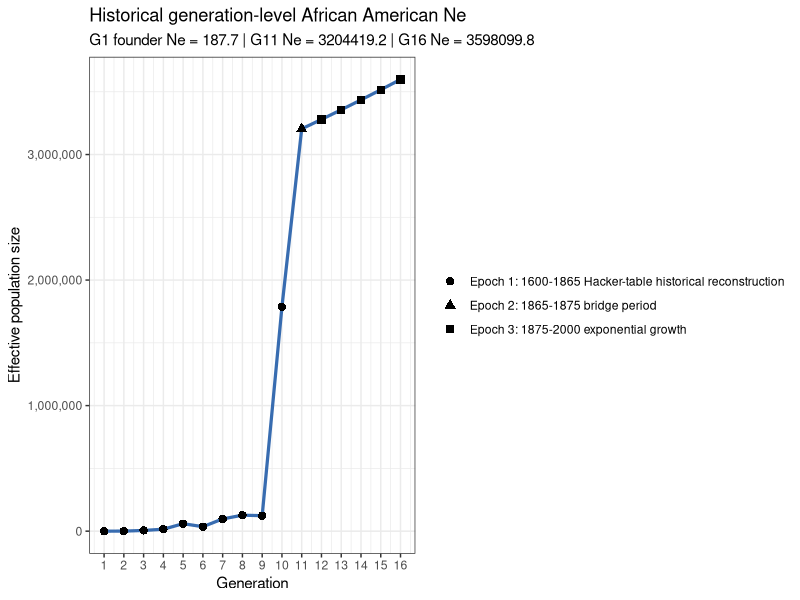

Write R code to recreate this figure.
# ______________________________________________________________________________
# Aydin Karatas
# ___
# University of Southern California
# Department of Quantitative and Computational Biology
# Mooney Lab
# ___
# calc.3T.Ne.R
# ______________________________________________________________________________


# pattern: Mixed (unavoidable)
# Reason: Review script keeps data, checks, and plot output together.

library(tidyverse)

# historical generation-level Ne calculator ----
gen.time <- 25
admix.start.year <- 1625
hacker.start.year <- 1610
hacker.end.year <- 1865
epoch.3.start.year <- 1875
present.year <- 2000

hacker2020.tbl <- data.frame(
  period = c(
    "1610-1620", "1620-1630", "1630-1640", "1640-1650", "1650-1660",
    "1660-1670", "1670-1680", "1680-1690", "1690-1700", "1700-1710",
    "1710-1720", "1720-1730", "1730-1740", "1740-1750", "1750-1760",
    "1760-1770", "1770-1780", "1780-1790", "1790-1800", "1800-1810",
    "1810-1820", "1820-1830", "1830-1840", "1840-1850", "1850-1860",
    "1860-1861", "1861-1862", "1862-1863", "1863-1864", "1864-1865"
  ),
  pop.beginning = c(
    0, 20, 59, 585, 1568,
    2862, 4444, 6832, 16394, 27806,
    41844, 67294, 95669, 156040, 247027,
    319290, 459446, 558921, 706514, 908036,
    1195182, 1550757, 2021968, 2530405, 3204420,
    3953760, 3991133, 3903859, 3815760, 3726828
  ),
  pop.end = c(
    20, 59, 585, 1568, 2862,
    4444, 6832, 16394, 27806, 41844,
    67294, 95669, 156040, 247027, 319290,
    459446, 558921, 706514, 908036, 1195182,
    1550757, 2021968, 2530405, 3204420, 3953760,
    3991133, 3903859, 3815760, 3726828, 3630336
  ),
  growth.rate.10yr = c(
    NA, 195.0, 891.5, 168.0, 82.5,
    55.3, 53.7, 140.0, 69.6, 50.5,
    60.8, 42.2, 63.1, 58.3, 29.3,
    43.9, 21.7, 26.4, 28.5, 31.6,
    29.8, 30.4, 25.1, 26.6, 23.4,
    NA, NA, NA, NA, NA
  ),
  person.years.lived = c(
    16, 361, 2293, 9970, 21505,
    35952, 55527, 109243, 215999, 343482,
    535651, 806513, 1234030, 1980625, 2816150,
    3851269, 5075599, 6298380, 8030652, 10450423,
    13652609, 17759559, 22666906, 28541607, 35659777,
    3972417, 3947335, 3859642, 3771119, 3144251
  ),
  hours.worked.millions = c(
    0, 1, 5, 23, 49,
    82, 127, 251, 496, 788,
    1229, 1850, 2831, 4544, 6461,
    8835, 11644, 14449, 18423, 23975,
    31321, 40743, 52001, 65478, 81808,
    9113, 9056, 8855, 8651, 7213
  ),
  assumed.birth.rate = c(
    NA, 22.4, 22.4, 22.4, 22.4,
    22.4, 26.5, 27.3, 29.1, 31.0,
    34.6, 41.3, 41.4, 41.2, 46.4,
    39.5, 39.1, 44.7, 50.3, 55.8,
    55.7, 56.5, 56.5, 54.0, 52.3,
    49.6, 49.6, 49.6, 49.6, 49.6
  ),
  births = c(
    NA, 8, 51, 223, 481,
    804, 1472, 2986, 6295, 10635,
    18524, 33316, 51150, 81536, 130654,
    151957, 198660, 281549, 403648, 583395,
    759768, 1003859, 1280680, 1539820, 1865898,
    197032, 195788, 191438, 187048, 155955
  ),
  imported = c(
    32, 150, 110, 301, 1335,
    3038, 3582, 4947, 8197, 16442,
    17622, 41334, 66672, 26455, 44718,
    59557, 41129, 25105, 16183, 77368,
    5207, 410, 91, 0, 303,
    110, 0, 0, 0, 0
  ),
  smuggled = c(
    NA, NA, NA, NA, NA,
    NA, NA, NA, NA, NA,
    NA, NA, NA, NA, NA,
    NA, NA, NA, NA, NA,
    NA, 1100, 900, 500, 200,
    NA, NA, NA, NA, NA
  ),
  natural.increase.rate = c(
    NA, -30.8, 18.1, 6.8, -0.2,
    -4.0, -2.2, 4.2, 1.5, -0.7,
    1.5, -1.6, -0.5, 3.3, 1.0,
    2.1, 1.3, 2.2, 2.6, 2.4,
    2.7, 2.9, 2.4, 2.4, 2.2,
    NA, NA, NA, NA, NA
  ),
  births.plus.imports = c(
    32, 158, 161, 524, 1816,
    3842, 5054, 7933, 14492, 27077,
    36146, 74650, 117822, 107991, 175372,
    211514, 239789, 306654, 419831, 660763,
    764975, 1005369, 1281671, 1540320, 1866401,
    197142, 195788, 191438, 187048, 155955
  ),
  percent.total = c(
    0.0, 0.0, 0.0, 0.0, 0.0,
    0.0, 0.1, 0.1, 0.1, 0.3,
    0.4, 0.8, 1.2, 1.1, 1.8,
    2.2, 2.4, 3.1, 4.3, 6.7,
    7.8, 10.3, 13.1, 15.7, 19.0,
    2.0, 2.0, 2.0, 1.9, 1.6
  ),
  cumulative.number = c(
    32, 190, 351, 875, 2691,
    6533, 11587, 19520, 34012, 61089,
    97235, 171885, 289707, 397698, 573070,
    784584, 1024373, 1331027, 1750858, 2411621,
    3176596, 4181965, 5463636, 7003956, 8870357,
    9067499, 9263287, 9454725, 9641773, 9797728
  ),
  cumulative.percent = c(
    0.0, 0.0, 0.0, 0.0, 0.0,
    0.1, 0.1, 0.2, 0.3, 0.6,
    1.0, 1.8, 3.0, 4.1, 5.8,
    8.0, 10.5, 13.6, 17.9, 24.6,
    32.4, 42.7, 55.8, 71.5, 90.5,
    92.5, 94.5, 96.5, 98.4, 100.0
  ),
  stringsAsFactors = FALSE
)

# Editable scenario inputs for the first historical Ne pass.
hist.afr.founder.count <- 183
hist.afr.female.proportion <- 1/3
hist.eur.founder.count <- 25
hist.eur.female.proportion <- 0.5
hist.epoch.3.growth.rate <- 0.023175

# Stored for later msprime work. These proportions are not used below.
AA.pop.hist.mixing.proportions <- tibble(
  g = 1:16,
  s.afr = c(
    0.92, 0.90482, 0.791384, 0.786692, 0.720084, 
    0.06, 0.06, 0.06, 0.06, 0.06, 
    0, 0, 0, 0, 0, 0
  ),
  s.eur = c(
    0.08, 0.08, 0.08, 0.08, 0.08, 
    0.03, 0.03, 0.03, 0.03, 0.03, 
    0, 0, 0, 0, 0, 0
  ),
  h = c(
    0, 0.01518, 0.128616, 0.133308, 0.199916, 
    0.91, 0.91, 0.91, 0.91, 0.91, 
    0, 0, 0, 0, 0, 0
  )
)

calc.founder.ne <- function(founder.count, female.proportion) {
  female.count <- founder.count * female.proportion
  male.count <- founder.count - female.count
  
  if (female.count <= 0 || male.count <= 0) {
    return(0)
  }
  
  4 * female.count * male.count / (female.count + male.count)
}

AA.pop.hist.hacker <- hacker2020.tbl %>%
  mutate(
    start.year = as.numeric(sub("-.*", "", period)),
    end.year = as.numeric(sub(".*-", "", period))
  ) %>%
  select(
    period,
    start.year,
    end.year,
    person.years.lived,
    assumed.birth.rate,
    imported,
    births,
    pop.beginning,
    pop.end
  )

calc.period.overlaps <- function(window.tbl, hacker.tbl) {
  merge(window.tbl, hacker.tbl, by = NULL) %>%
    as_tibble() %>%
    mutate(
      period.length = end.year - start.year,
      overlap.start.year = pmax(window.start.year, start.year),
      overlap.end.year = pmin(window.end.year, end.year),
      overlap.years = pmax(0, overlap.end.year - overlap.start.year),
      overlap.weight = overlap.years / period.length
    ) %>%
    filter(overlap.years > 0) %>%
    arrange(generation, start.year)
}

calc.boundary.population <- function(year, hacker.tbl) {
  if (is.na(year)) {
    return(NA_real_)
  }

  if (year < min(hacker.tbl$start.year) || year > max(hacker.tbl$end.year)) {
    return(NA_real_)
  }

  period.idx <- which(
    hacker.tbl$start.year <= year & hacker.tbl$end.year >= year
  )
  period.idx <- period.idx[length(period.idx)]
  period.row <- hacker.tbl[period.idx, ]
  period.length <- period.row$end.year - period.row$start.year
  period.frac <- (year - period.row$start.year) / period.length

  period.row$pop.beginning +
    period.frac * (period.row$pop.end - period.row$pop.beginning)
}

AA.pop.hist.generation.map <- tibble(
  generation = 1:16,
  generation.start.year = seq(1600, present.year - gen.time, by = gen.time),
  generation.end.year = generation.start.year + gen.time,
  generation.window.years = generation.end.year - generation.start.year,
  window.start.year = generation.start.year,
  window.end.year = generation.end.year
)

AA.pop.hist.overlap <- calc.period.overlaps(
  AA.pop.hist.generation.map,
  AA.pop.hist.hacker
) %>%
  select(
    generation,
    generation.start.year,
    generation.end.year,
    period,
    start.year,
    end.year,
    overlap.start.year,
    overlap.end.year,
    overlap.years,
    overlap.weight,
    imported,
    births,
    assumed.birth.rate,
    person.years.lived
  )

AA.pop.hist.agg <- AA.pop.hist.overlap %>%
  group_by(generation, generation.start.year, generation.end.year) %>%
  summarise(
    periods = paste(period, collapse = ", "),
    imported = sum(imported * overlap.weight, na.rm = TRUE),
    births = sum(births * overlap.weight, na.rm = TRUE),
    birth.rate = weighted.mean(
      assumed.birth.rate,
      person.years.lived * overlap.weight,
      na.rm = TRUE
    ),
    aggregation.start.year = min(overlap.start.year),
    aggregation.end.year = max(overlap.end.year),
    hacker.window.years = sum(overlap.years),
    .groups = "drop"
  )

AA.pop.hist.agg <- AA.pop.hist.generation.map %>%
  select(
    generation,
    generation.start.year,
    generation.end.year,
    generation.window.years
  ) %>%
  left_join(
    AA.pop.hist.agg,
    by = c("generation", "generation.start.year", "generation.end.year")
  ) %>%
  mutate(
    population.boundary.year = if_else(
      generation <= 11,
      pmin(generation.end.year, hacker.end.year),
      NA_real_
    ),
    pop.end = map_dbl(
      population.boundary.year,
      calc.boundary.population,
      hacker.tbl = AA.pop.hist.hacker
    ),
    is.truncated = !is.na(hacker.window.years) &
      hacker.window.years < generation.window.years,
    epoch = case_when(
      generation <= 10 ~
        "Epoch 1: 1600-1865 Hacker-table historical reconstruction",
      generation == 11 ~ "Epoch 2: 1865-1875 bridge period",
      TRUE ~ "Epoch 3: 1875-2000 exponential growth"
    )
  )

AA.pop.hist.parental.windows <- AA.pop.hist.generation.map %>%
  transmute(
    generation,
    generation.start.year,
    generation.end.year,
    window.start.year = generation.start.year - gen.time,
    window.end.year = generation.start.year
  )

AA.pop.hist.parental.births <- calc.period.overlaps(
  AA.pop.hist.parental.windows,
  AA.pop.hist.hacker
) %>%
  select(
    generation,
    generation.start.year,
    generation.end.year,
    period,
    start.year,
    end.year,
    overlap.start.year,
    overlap.end.year,
    overlap.years,
    overlap.weight,
    births
  )

AA.pop.hist.parental.agg <- AA.pop.hist.parental.births %>%
  group_by(generation) %>%
  summarise(
    previous.birth.periods = paste(period, collapse = ", "),
    births.in.previous.25.years = sum(births * overlap.weight, na.rm = TRUE),
    .groups = "drop"
  )

AA.pop.hist.ne <- AA.pop.hist.agg %>%
  arrange(generation) %>%
  left_join(AA.pop.hist.parental.agg, by = "generation") %>%
  mutate(
    population.at.generation.start = map_dbl(
      generation.start.year,
      calc.boundary.population,
      hacker.tbl = AA.pop.hist.hacker
    ),
    prev.births = dplyr::lag(births),
    female.imported = if_else(
      generation >= 2 & generation <= 5,
      ceiling(imported / 3),
      NA_real_
    ),
    male.imported = if_else(
      generation >= 2 & generation <= 5,
      floor(2 * imported / 3),
      NA_real_
    ),
    female.potential = if_else(
      generation >= 2 & generation <= 5,
      0.5 * prev.births,
      NA_real_
    ),
    male.potential = if_else(
      generation >= 2 & generation <= 5,
      0.5 * prev.births,
      NA_real_
    ),
    female.total = female.imported + female.potential,
    male.total = male.imported + male.potential,
    adult.population.age25.proxy = if_else(
      generation >= 6 & generation <= 11,
      population.at.generation.start - births.in.previous.25.years,
      NA_real_
    ),
    parental.population = case_when(
      generation < 6 | generation > 11 ~ NA_real_,
      adult.population.age25.proxy > 0 ~ adult.population.age25.proxy,
      TRUE ~ population.at.generation.start
    ),
    parental.population.method = case_when(
      generation < 6 | generation > 11 ~ NA_character_,
      adult.population.age25.proxy > 0 ~ "age-25 proxy",
      TRUE ~ "generation-start population fallback"
    ),
    k = if_else(
      generation >= 6 & generation <= 11,
      gen.time * birth.rate / 1000,
      NA_real_
    )
  )

hist.ne.g1 <- calc.founder.ne(
  hist.afr.founder.count,
  hist.afr.female.proportion
) +
  calc.founder.ne(
    hist.eur.founder.count,
    hist.eur.female.proportion
  )

AA.pop.hist.ne <- AA.pop.hist.ne %>%
  mutate(
    ne = case_when(
      generation == 1 ~ hist.ne.g1,
      generation >= 2 & generation <= 5 ~
        4 * female.total * male.total / (female.total + male.total),
      generation >= 6 & generation <= 11 ~
        (k * parental.population - 1) / k,
      TRUE ~ NA_real_
    )
  )

hist.ne.g11 <- AA.pop.hist.ne %>%
  filter(generation == 11) %>%
  pull(ne)

AA.pop.hist.ne <- AA.pop.hist.ne %>%
  mutate(
    ne = if_else(
      generation.start.year >= epoch.3.start.year,
      hist.ne.g11 * exp(hist.epoch.3.growth.rate * (generation - 11)),
      ne
    )
  ) %>%
  select(
    generation,
    generation.start.year,
    generation.end.year,
    generation.window.years,
    aggregation.start.year,
    aggregation.end.year,
    hacker.window.years,
    is.truncated,
    population.boundary.year,
    periods,
    epoch,
    imported,
    births,
    birth.rate,
    pop.end,
    previous.birth.periods,
    births.in.previous.25.years,
    population.at.generation.start,
    female.total,
    male.total,
    adult.population.age25.proxy,
    parental.population,
    parental.population.method,
    k,
    ne
  )

stopifnot(
  identical(sort(AA.pop.hist.ne$generation), 1:16),
  all(AA.pop.hist.ne$generation.window.years == gen.time),
  AA.pop.hist.ne$aggregation.start.year[1] == hacker.start.year,
  all(AA.pop.hist.overlap$overlap.weight > 0),
  all(AA.pop.hist.overlap$overlap.weight <= 1),
  all(!is.na(AA.pop.hist.ne$female.total[2:5])),
  all(!is.na(AA.pop.hist.ne$male.total[2:5])),
  all(!is.na(AA.pop.hist.ne$parental.population[6:11])),
  all(!is.na(AA.pop.hist.ne$k[6:11])),
  all(
    AA.pop.hist.ne$epoch[12:16] ==
      "Epoch 3: 1875-2000 exponential growth"
  ),
  all(is.finite(AA.pop.hist.ne$ne)),
  all(AA.pop.hist.ne$ne > 0)
)

cat("\nHistorical generation-level ADMIX Ne summary\n")
print(
  AA.pop.hist.ne %>%
    filter(generation <= 11 | generation == 16) %>%
    select(
      generation,
      generation.start.year,
      generation.end.year,
      epoch,
      is.truncated,
      imported,
      births,
      birth.rate,
      female.total,
      male.total,
      adult.population.age25.proxy,
      parental.population,
      parental.population.method,
      k,
      ne
    ),
  n = Inf
)

cat(
  paste0(
    "\nHistorical present-day G16 Ne: ",
    round(AA.pop.hist.ne$ne[AA.pop.hist.ne$generation == 16], 1),
    "\n"
  )
)

AA.pop.hist.ne.plot <- ggplot(
  data = AA.pop.hist.ne,
  aes(x = generation.end.year, y = ne)
) +
  geom_line(color = "#386cb0", linewidth = 1.1) +
  geom_point(aes(shape = epoch), size = 2.5) +
  scale_y_continuous(labels = scales::comma) +
  scale_x_continuous(
    breaks = AA.pop.hist.ne$generation.end.year,
    labels = AA.pop.hist.ne$generation
  ) +
  labs(
    x = "Generation",
    y = "Effective population size",
    shape = NULL,
    title = "Historical generation-level African American Ne",
    subtitle = paste0(
      "G1 founder Ne = ", round(hist.ne.g1, 1),
      " | G11 Ne = ", round(hist.ne.g11, 1),
      " | G16 Ne = ",
      round(AA.pop.hist.ne$ne[AA.pop.hist.ne$generation == 16], 1)
    )
  ) +
  theme_bw()

if (interactive()) {
  print(AA.pop.hist.ne.plot)
}
